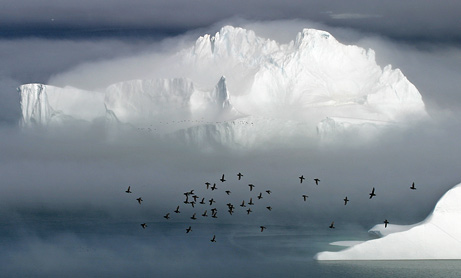
#> input picture bird-migration.jpg, 461 x 278 px
$ python create_histogram.py
#> lines starting #> are read from the running program, lines starting #| are printed output that depends on the picture
import cv2
import numpy as np
import matplotlib.pyplot as plt

img = cv2.imread('bird-migration.jpg')
#> img is the input picture: shape (278, 461, 3); mean B, G, R 147.4, 138.3, 128.3
channel = [0,1,2]          # 0, 1 and 2 are the id numbers of the blue, green and red channels
for i in channel:
    hist = cv2.calcHist([img],[i],None,[256],[0,256])   # Calculating histogram
    plt.plot(hist)
    plt.xlim([0,256])
    plt.show()
#> this loop made 3 passes
#> pass 1, `plt.show()`:
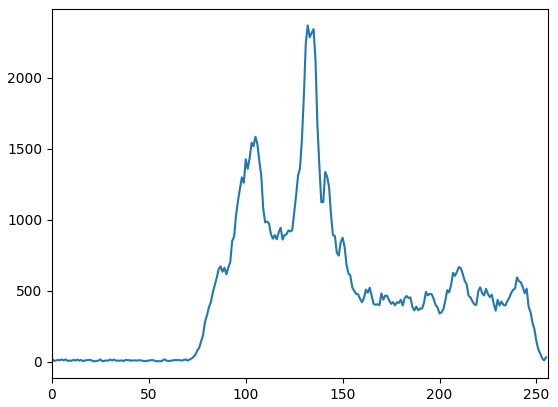
#> figure drawn by matplotlib, 1 panel; curve peaks at x = 132, y = 2370
#> pass 2, `plt.show()`:
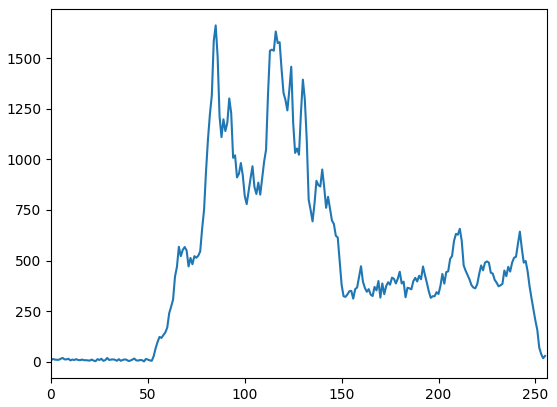
#> figure drawn by matplotlib, 1 panel; curve peaks at x = 85, y = 1662
